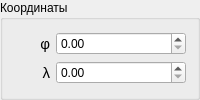
           <widget class="QGroupBox" name="coords_lay">
            <property name="title">
             <string>Координаты</string>
            </property>
            <layout class="QGridLayout" name="gridLayout">
             <property name="topMargin">
              <number>12</number>
             </property>
             <item row="0" column="0">
              <widget class="QLabel" name="qlb_board_lat">
               <property name="font">
                <font>
                 <pointsize>11</pointsize>
                </font>
               </property>
               <property name="text">
                <string>φ</string>
               </property>
               <property name="alignment">
                <set>Qt::AlignRight|Qt::AlignTrailing|Qt::AlignVCenter</set>
               </property>
              </widget>
             </item>
             <item row="0" column="1">
              <widget class="LatitudeEdit" name="lat">
               <property name="minimumSize">
                <size>
                 <width>130</width>
                 <height>0</height>
                </size>
               </property>
               <property name="maximumSize">
                <size>
                 <width>130</width>
                 <height>16777215</height>
                </size>
               </property>
              </widget>
             </item>
             <item row="1" column="1">
              <widget class="LongitudeEdit" name="lon">
               <property name="minimumSize">
                <size>
                 <width>130</width>
                 <height>0</height>
                </size>
               </property>
               <property name="maximumSize">
                <size>
                 <width>130</width>
                 <height>16777215</height>
                </size>
               </property>
              </widget>
             </item>
             <item row="1" column="0">
              <widget class="QLabel" name="qlb_board_lon">
               <property name="font">
                <font>
                 <pointsize>11</pointsize>
                </font>
               </property>
               <property name="text">
                <string>λ</string>
               </property>
               <property name="alignment">
                <set>Qt::AlignRight|Qt::AlignTrailing|Qt::AlignVCenter</set>
               </property>
              </widget>
             </item>
            </layout>
           </widget>
